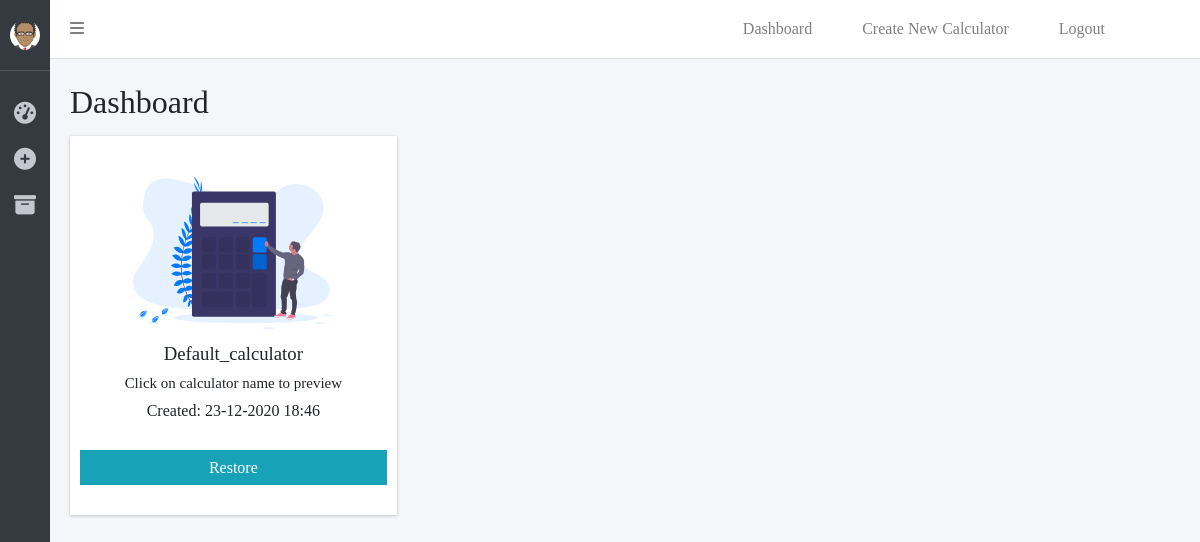
Before: /pages/archived.php (signed in) with the older database file.
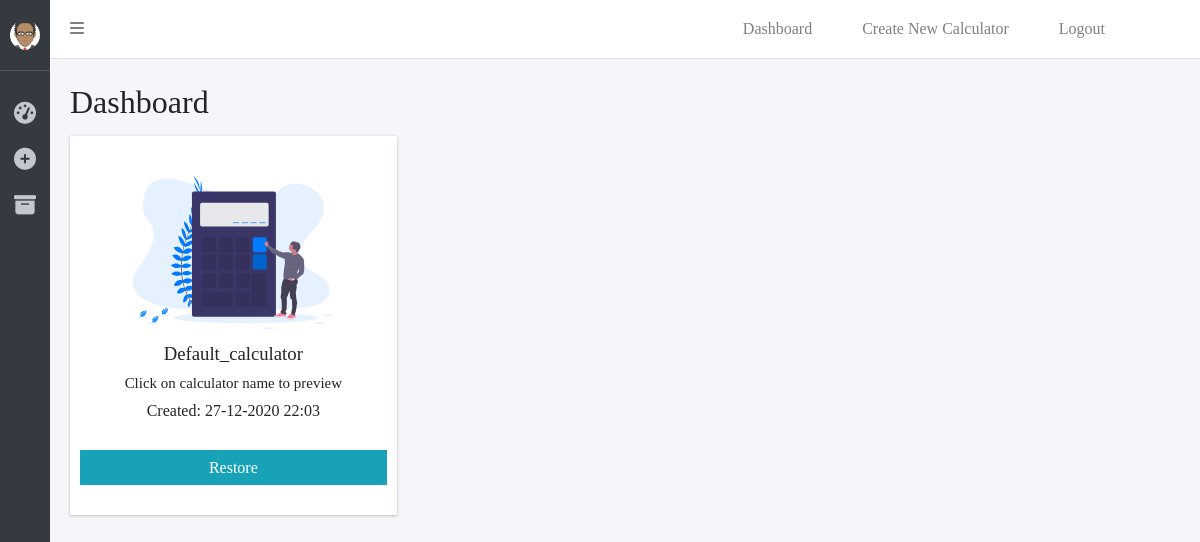
After: the same page with the newer database file.
### tables this page shows
CREATE TABLE IF NOT EXISTS `calculator` (
  `id` int(11) NOT NULL AUTO_INCREMENT,
  `calculatorName` varchar(150) NOT NULL DEFAULT '0',
  `estimateText` text NOT NULL,
  `heading` varchar(250) NOT NULL,
  `calculatorText` text NOT NULL,
  `button` varchar(50) NOT NULL,
  `logo` varchar(50) NOT NULL,
  `currency` varchar(50) NOT NULL,
  `backgroundColor` varchar(50) NOT NULL DEFAULT '0',
  `color` varchar(50) NOT NULL DEFAULT '0',
  `date` timestamp NOT NULL DEFAULT CURRENT_TIMESTAMP ON UPDATE CURRENT_TIMESTAMP,
  `optionStatus` set('0','1') NOT NULL DEFAULT '0',
  `archived` set('0','1') NOT NULL DEFAULT '0',
  `defaultCalculators` set('0','1') NOT NULL DEFAULT '0',
  `user_id` int(11) NOT NULL,
  PRIMARY KEY (`id`),
  KEY `user` (`user_id`),
  CONSTRAINT `user` FOREIGN KEY (`user_id`) REFERENCES `user` (`id`)
);

### pages/archived.php (the view, shortened to what this page needs)
<?php
    require_once('include/db_connection.php');
?>
<!DOCTYPE html>
<html lang="en">
<?php require_once('include/head.php'); ?>
<body>
    <?php require_once('include/admin/admin_nav.php'); ?>
    <?php require_once('include/admin/admin_sidebar.php'); ?>
    <main>
    <div class="main__heading">
        <h1>Dashboard</h1>
    </div>
    <?php
        $archived = 1;
        $query = "SELECT * FROM calculator WHERE user_id = ? AND archived = ?";
        $stmt = $conn->stmt_init();
        if(!$stmt->prepare($query)) {
            die($stmt->error);
        }
        $stmt->bind_param('is', $_SESSION['id'], $archived);
        $stmt->execute();
        $calculators = $stmt->get_result();
        if($calculators->num_rows > 0) { ?>
            <div class="calculator__wrapper">
            <?php while($row = $calculators->fetch_assoc()) { ?>
                <div class="calculator">
                    <img src="images/calculator.svg" alt="calculator" class="calculator__image">
                    <h3 class="calculator__heading">
                        <a href="<?php echo 'calculator_redirect/' .  $row['id']; ?>">
                            <?php echo $row['calculatorName']; ?>
                        </a>
                        <span class="calculator__span">Click on calculator name to preview</span>
                    </h3>
                    <span class="calculator__date">Created: <?php $time = strtotime($row['date']); echo date('d-m-Y H:i', $time) ; ?></span>
                    <a href="include/restore.inc.php?id=<?php echo $row['id']; ?>" class="calculator__btn edit m-width">Restore</a>
                </div>
        <?php } ?>
            </div>
        <?php } else { ?>
            <p>You don't have any calculators in archive...</p>
        <?php } ?>
    </main>
</body>
</html>

### include/head.php (shortened to what this page needs)
<?php function base() {
    echo str_replace('index.php', '',$_SERVER['PHP_SELF']);
}
?>
<html lang="en">
<head>
    <link rel="stylesheet" href="<?php base(); ?>css/styles.css">
</head>

### include/admin/admin_nav.php
<header>
    <nav class="navigation navigation-admin">
            <div id="sidebar-toggle">
                <i class="fas fa-bars"></i>
            </div>
        <ul class="navigation__menu">
            <li>
                <a href="<?php base(); ?>calculators" class="navigation__link">Dashboard</a>
            </li>
            <li>
                <a href="<?php base(); ?>create_calc" class="navigation__link desktop">Create New Calculator</a>
            </li>
            <li>
                <a href="<?php base(); ?>include/logout.inc.php" class="navigation__link">Logout</a>
            </li>
        </ul>
    </nav>
</header>

### include/admin/admin_sidebar.php (shortened to what this page needs)
<aside class="sidebar">
    <div class="sidebar__user">
        <img src="<?php base(); ?>images/avatar.png" alt="">
    </div>
    <ul class="sidebar__menu">
        <li>
            <a href="<?php base(); ?>calculators" class="sidebar__menu-link">
                <span>
                    <span class="sidebar__menu-icon">
                        <i class="fas fa-tachometer-alt"></i>
                    </span>
                </span>
            </a>
        </li>
        <li>
            <a href="<?php base(); ?>create_calc" class="sidebar__menu-link">
                <span>
                    <span class="sidebar__menu-icon">
                        <i class="fas fa-plus-circle"></i>
                    </span>
                </span>
            </a>
        </li>
        <li>
            <a href="<?php base(); ?>archived" class="sidebar__menu-link">
                <span>
                    <span class="sidebar__menu-icon">
                        <i class="fas fa-archive"></i>
                    </span>
                </span>
            </a>
        </li>
    </ul>
</aside>

### css/styles.css (style rules this page uses)
:root { --main-background: #f4f6f9; --nav-color: rgba(0, 0, 0, 0.5); --text-color: #212529; --nav-hover: rgba(0, 0, 0, 0.7); --sidebar: #343a40; --sidebar-text: #c2c7d0; --sidebar-border: #4f5962; --primary: #007bff; --primary-hover: #0069d9; --secondary: #6c757d; --info: #17a2b8; --info-hover: #138496; --delete: #dc3545; --delete-hover: #c82333; --input-border: #ced4da; --disabled: #e9ecef; }
* { margin: 0; padding: 0; -webkit-box-sizing: border-box; box-sizing: border-box; }
html { font-size: 62.5%; scroll-behavior: smooth; }
body { min-height: 100vh; font-size: 1.6rem; background-color: var(--main-background); color: var(--text-color); position: relative; }
h1, h2, h3, h4 { font-weight: 500; }
.edti.m-width, .edit.m-width:link { width: 100%; margin-right: 0; }
header { background-color: #fff; border-bottom: 1px solid #dee2e6; }
.navigation { display: -webkit-box; display: -ms-flexbox; display: flex; -webkit-box-pack: justify; -ms-flex-pack: justify; justify-content: space-between; -webkit-box-align: center; -ms-flex-align: center; align-items: center; padding: 0 7rem; margin: 0 auto; }
.navigation__menu { list-style-type: none; display: -webkit-box; display: -ms-flexbox; display: flex; }
.navigation__link, .navigation__link:link { display: inline-block; text-decoration: none; color: var(--nav-color); padding: 2rem 2.5rem; }
.navigation-admin { padding: 0 7rem; }
#sidebar-toggle { cursor: pointer; color: var(--nav-color); }
.sidebar { position: fixed; left: 0; top: 0; bottom: 0; width: 5rem; z-index: 5; overflow: hidden; background-color: var(--sidebar); color: var(--sidebar-text); -webkit-transition: all 0.3s; -o-transition: all 0.3s; transition: all 0.3s; }
.sidebar__user { display: -webkit-box; display: -ms-flexbox; display: flex; -webkit-box-align: center; -ms-flex-align: center; align-items: center; padding: 2rem 1rem; border-bottom: 1px solid var(--sidebar-border); white-space: nowrap; }
.sidebar__user img { width: 3rem; height: auto; border-radius: 50%; margin-right: 1rem; }
.sidebar__menu { margin-top: 2rem; }
.sidebar__menu-link { display: -webkit-box; display: -ms-flexbox; display: flex; -webkit-box-align: center; -ms-flex-align: center; align-items: center; overflow: hidden; padding: 1rem; white-space: nowrap; text-decoration: none; -webkit-transition: all 0.2s; -o-transition: all 0.2s; transition: all 0.2s; color: #c2c7d0; }
.sidebar__menu-link span { display: inline-block; }
.sidebar__menu-icon { display: inline-block; width: 3rem; text-align: center; font-size: 2.2rem; margin-right: 1rem; }
main { padding: 1rem 7rem; margin: 0 auto; }
.calculator__wrapper { display: -ms-grid; display: grid; grid-template-columns: repeat(auto-fill, minmax(250px, 1fr)); gap: 4rem; }
.calculator { position: relative; background-color: #fff; padding: 4rem 1rem 3rem; text-align: center; -webkit-box-shadow: 0 0 1px rgba(0, 0, 0, 0.125), 0 1px 3px rgba(0, 0, 0, 0.2); box-shadow: 0 0 1px rgba(0, 0, 0, 0.125), 0 1px 3px rgba(0, 0, 0, 0.2); }
.calculator__image { width: 20rem; }
.calculator__heading { text-transform: capitalize; margin: 1rem 0; }
.calculator__heading a { text-decoration: none; color: var(--text-color); }
.calculator__span { display: block; margin: 1rem 0; text-transform: none; font-size: 80%; }
.calculator__date { display: block; margin-bottom: 3rem; }
.calculator__btn { cursor: pointer; display: inline-block; width: 10rem; height: 3.5rem; text-decoration: none; line-height: 3.5rem; border: none; color: #fff; }
.edit, .edit:link, .edit:visited { background-color: var(--info); margin-right: 2%; width: 48%; }
.main__heading { padding: 1.5rem 0; text-transform: capitalize; }

Changed rows visible on the page:
changed calculator "Default_calculator": date "23-12-2020 18:46" → "27-12-2020 22:03"
